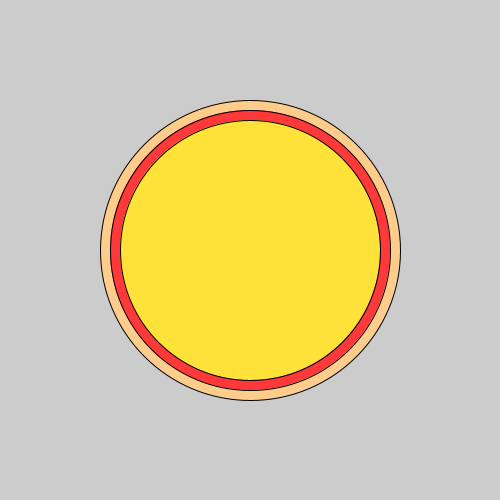
Frame 1 (no input)
Frame 60 (the mouse pressed at the canvas centre just before this capture): identical to frame 1, image omitted
Frame 120 (the mouse held since frame 60 and released just before this capture): identical to frame 1, image omitted

The Processing sketch that drew this single still picture (run headless with seeded random() and noise(); from frame 60 on, the mouse is pressed at the canvas centre):

// Processing sketch: pizza
// ── pizza.pde

void setup() {
    size(500, 500);
    fill(#FFCD8B);
    ellipse( 250, 250, 300, 300);
    fill(#FF3939);
    ellipse(250, 250, 280, 280);
    fill(#FFE239);
    ellipse(250, 250, 260, 260);
}
void draw() {
    
}
